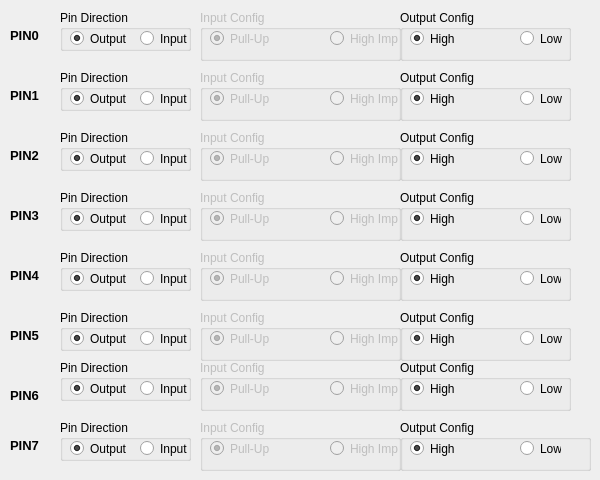
   <widget class="QWidget" name="PORTB_TAB">
    <attribute name="title">
     <string>PORTB</string>
    </attribute>
    <widget class="QGroupBox" name="DDRB0">
     <property name="geometry">
      <rect>
       <x>60</x>
       <y>10</y>
       <width>131</width>
       <height>41</height>
      </rect>
     </property>
     <property name="title">
      <string>Pin Direction</string>
     </property>
     <widget class="QRadioButton" name="DDRB0_Output">
      <property name="enabled">
       <bool>true</bool>
      </property>
      <property name="geometry">
       <rect>
        <x>10</x>
        <y>20</y>
        <width>82</width>
        <height>17</height>
       </rect>
      </property>
      <property name="text">
       <string>Output</string>
      </property>
      <property name="checked">
       <bool>true</bool>
      </property>
     </widget>
     <widget class="QRadioButton" name="DDRB0_Input">
      <property name="geometry">
       <rect>
        <x>80</x>
        <y>20</y>
        <width>82</width>
        <height>17</height>
       </rect>
      </property>
      <property name="text">
       <string>Input</string>
      </property>
     </widget>
    </widget>
    <widget class="QGroupBox" name="PORTB5">
     <property name="enabled">
      <bool>true</bool>
     </property>
     <property name="geometry">
      <rect>
       <x>400</x>
       <y>310</y>
       <width>171</width>
       <height>51</height>
      </rect>
     </property>
     <property name="title">
      <string>Output Config</string>
     </property>
     <widget class="QRadioButton" name="PORTB5_High">
      <property name="geometry">
       <rect>
        <x>10</x>
        <y>20</y>
        <width>82</width>
        <height>17</height>
       </rect>
      </property>
      <property name="text">
       <string>High</string>
      </property>
      <property name="checked">
       <bool>true</bool>
      </property>
     </widget>
     <widget class="QRadioButton" name="PORTB5_Low">
      <property name="geometry">
       <rect>
        <x>120</x>
        <y>20</y>
        <width>51</width>
        <height>17</height>
       </rect>
      </property>
      <property name="text">
       <string>Low</string>
      </property>
     </widget>
    </widget>
    <widget class="QLabel" name="labelPIN7_B">
     <property name="geometry">
      <rect>
       <x>10</x>
       <y>430</y>
       <width>47</width>
       <height>31</height>
      </rect>
     </property>
     <property name="font">
      <font>
       <pointsize>10</pointsize>
       <weight>75</weight>
       <bold>true</bold>
      </font>
     </property>
     <property name="text">
      <string>PIN7</string>
     </property>
    </widget>
    <widget class="QGroupBox" name="PORTB4">
     <property name="enabled">
      <bool>true</bool>
     </property>
     <property name="geometry">
      <rect>
       <x>400</x>
       <y>250</y>
       <width>171</width>
       <height>51</height>
      </rect>
     </property>
     <property name="title">
      <string>Output Config</string>
     </property>
     <widget class="QRadioButton" name="PORTB4_High">
      <property name="geometry">
       <rect>
        <x>10</x>
        <y>20</y>
        <width>82</width>
        <height>17</height>
       </rect>
      </property>
      <property name="text">
       <string>High</string>
      </property>
      <property name="checked">
       <bool>true</bool>
      </property>
     </widget>
     <widget class="QRadioButton" name="PORTB4_Low">
      <property name="geometry">
       <rect>
        <x>120</x>
        <y>20</y>
        <width>41</width>
        <height>17</height>
       </rect>
      </property>
      <property name="text">
       <string>Low</string>
      </property>
     </widget>
    </widget>
    <widget class="QGroupBox" name="PINB1">
     <property name="enabled">
      <bool>false</bool>
     </property>
     <property name="geometry">
      <rect>
       <x>200</x>
       <y>70</y>
       <width>201</width>
       <height>51</height>
      </rect>
     </property>
     <property name="title">
      <string>Input Config</string>
     </property>
     <widget class="QRadioButton" name="PINB1_PullUp">
      <property name="geometry">
       <rect>
        <x>10</x>
        <y>20</y>
        <width>82</width>
        <height>17</height>
       </rect>
      </property>
      <property name="text">
       <string>Pull-Up</string>
      </property>
      <property name="checked">
       <bool>true</bool>
      </property>
     </widget>
     <widget class="QRadioButton" name="PINB1_HighImp">
      <property name="geometry">
       <rect>
        <x>130</x>
        <y>20</y>
        <width>82</width>
        <height>17</height>
       </rect>
      </property>
      <property name="text">
       <string>High Imp</string>
      </property>
     </widget>
    </widget>
    <widget class="QGroupBox" name="DDRB2">
     <property name="geometry">
      <rect>
       <x>60</x>
       <y>130</y>
       <width>131</width>
       <height>41</height>
      </rect>
     </property>
     <property name="title">
      <string>Pin Direction</string>
     </property>
     <widget class="QRadioButton" name="DDRB2_Output">
      <property name="enabled">
       <bool>true</bool>
      </property>
      <property name="geometry">
       <rect>
        <x>10</x>
        <y>20</y>
        <width>82</width>
        <height>17</height>
       </rect>
      </property>
      <property name="text">
       <string>Output</string>
      </property>
      <property name="checked">
       <bool>true</bool>
      </property>
     </widget>
     <widget class="QRadioButton" name="DDRB2_Input">
      <property name="geometry">
       <rect>
        <x>80</x>
        <y>20</y>
        <width>82</width>
        <height>17</height>
       </rect>
      </property>
      <property name="text">
       <string>Input</string>
      </property>
     </widget>
    </widget>
    <widget class="QGroupBox" name="PINB7">
     <property name="enabled">
      <bool>false</bool>
     </property>
     <property name="geometry">
      <rect>
       <x>200</x>
       <y>420</y>
       <width>201</width>
       <height>51</height>
      </rect>
     </property>
     <property name="title">
      <string>Input Config</string>
     </property>
     <widget class="QRadioButton" name="PINB7_PullUp">
      <property name="geometry">
       <rect>
        <x>10</x>
        <y>20</y>
        <width>82</width>
        <height>17</height>
       </rect>
      </property>
      <property name="text">
       <string>Pull-Up</string>
      </property>
      <property name="checked">
       <bool>true</bool>
      </property>
     </widget>
     <widget class="QRadioButton" name="PINB7_HighImp">
      <property name="geometry">
       <rect>
        <x>130</x>
        <y>20</y>
        <width>82</width>
        <height>17</height>
       </rect>
      </property>
      <property name="text">
       <string>High Imp</string>
      </property>
     </widget>
    </widget>
    <widget class="QGroupBox" name="PINB2">
     <property name="enabled">
      <bool>false</bool>
     </property>
     <property name="geometry">
      <rect>
       <x>200</x>
       <y>130</y>
       <width>201</width>
       <height>51</height>
      </rect>
     </property>
     <property name="title">
      <string>Input Config</string>
     </property>
     <widget class="QRadioButton" name="PINB2_PullUp">
      <property name="geometry">
       <rect>
        <x>10</x>
        <y>20</y>
        <width>82</width>
        <height>17</height>
       </rect>
      </property>
      <property name="text">
       <string>Pull-Up</string>
      </property>
      <property name="checked">
       <bool>true</bool>
      </property>
     </widget>
     <widget class="QRadioButton" name="PINB2_HighImp">
      <property name="geometry">
       <rect>
        <x>130</x>
        <y>20</y>
        <width>82</width>
        <height>17</height>
       </rect>
      </property>
      <property name="text">
       <string>High Imp</string>
      </property>
     </widget>
    </widget>
    <widget class="QLabel" name="labelPIN3_B">
     <property name="geometry">
      <rect>
       <x>10</x>
       <y>200</y>
       <width>47</width>
       <height>31</height>
      </rect>
     </property>
     <property name="font">
      <font>
       <pointsize>10</pointsize>
       <weight>75</weight>
       <bold>true</bold>
      </font>
     </property>
     <property name="text">
      <string>PIN3</string>
     </property>
    </widget>
    <widget class="QLabel" name="labelPIN5_B">
     <property name="geometry">
      <rect>
       <x>10</x>
       <y>320</y>
       <width>47</width>
       <height>31</height>
      </rect>
     </property>
     <property name="font">
      <font>
       <pointsize>10</pointsize>
       <weight>75</weight>
       <bold>true</bold>
      </font>
     </property>
     <property name="text">
      <string>PIN5</string>
     </property>
    </widget>
    <widget class="QGroupBox" name="DDRB3">
     <property name="geometry">
      <rect>
       <x>60</x>
       <y>190</y>
       <width>131</width>
       <height>41</height>
      </rect>
     </property>
     <property name="title">
      <string>Pin Direction</string>
     </property>
     <widget class="QRadioButton" name="DDRB3_Output">
      <property name="enabled">
       <bool>true</bool>
      </property>
      <property name="geometry">
       <rect>
        <x>10</x>
        <y>20</y>
        <width>82</width>
        <height>17</height>
       </rect>
      </property>
      <property name="text">
       <string>Output</string>
      </property>
      <property name="checked">
       <bool>true</bool>
      </property>
     </widget>
     <widget class="QRadioButton" name="DDRB3_Input">
      <property name="geometry">
       <rect>
        <x>80</x>
        <y>20</y>
        <width>82</width>
        <height>17</height>
       </rect>
      </property>
      <property name="text">
       <string>Input</string>
      </property>
     </widget>
    </widget>
    <widget class="QGroupBox" name="PINB3">
     <property name="enabled">
      <bool>false</bool>
     </property>
     <property name="geometry">
      <rect>
       <x>200</x>
       <y>190</y>
       <width>201</width>
       <height>51</height>
      </rect>
     </property>
     <property name="title">
      <string>Input Config</string>
     </property>
     <widget class="QRadioButton" name="PINB3_PullUp">
      <property name="geometry">
       <rect>
        <x>10</x>
        <y>20</y>
        <width>82</width>
        <height>17</height>
       </rect>
      </property>
      <property name="text">
       <string>Pull-Up</string>
      </property>
      <property name="checked">
       <bool>true</bool>
      </property>
     </widget>
     <widget class="QRadioButton" name="PINB3_HighImp">
      <property name="geometry">
       <rect>
        <x>130</x>
        <y>20</y>
        <width>82</width>
        <height>17</height>
       </rect>
      </property>
      <property name="text">
       <string>High Imp</string>
      </property>
     </widget>
    </widget>
    <widget class="QGroupBox" name="PORTB7">
     <property name="enabled">
      <bool>true</bool>
     </property>
     <property name="geometry">
      <rect>
       <x>400</x>
       <y>420</y>
       <width>191</width>
       <height>51</height>
      </rect>
     </property>
     <property name="title">
      <string>Output Config</string>
     </property>
     <widget class="QRadioButton" name="PORTB7_High">
      <property name="geometry">
       <rect>
        <x>10</x>
        <y>20</y>
        <width>82</width>
        <height>17</height>
       </rect>
      </property>
      <property name="text">
       <string>High</string>
      </property>
      <property name="checked">
       <bool>true</bool>
      </property>
     </widget>
     <widget class="QRadioButton" name="PORTB7_Low">
      <property name="geometry">
       <rect>
        <x>120</x>
        <y>20</y>
        <width>41</width>
        <height>17</height>
       </rect>
      </property>
      <property name="text">
       <string>Low</string>
      </property>
     </widget>
    </widget>
    <widget class="QLabel" name="labelPIN1_B">
     <property name="geometry">
      <rect>
       <x>10</x>
       <y>80</y>
       <width>47</width>
       <height>31</height>
      </rect>
     </property>
     <property name="font">
      <font>
       <pointsize>10</pointsize>
       <weight>75</weight>
       <bold>true</bold>
      </font>
     </property>
     <property name="text">
      <string>PIN1</string>
     </property>
    </widget>
    <widget class="QGroupBox" name="PORTB3">
     <property name="enabled">
      <bool>true</bool>
     </property>
     <property name="geometry">
      <rect>
       <x>400</x>
       <y>190</y>
       <width>171</width>
       <height>51</height>
      </rect>
     </property>
     <property name="title">
      <string>Output Config</string>
     </property>
     <widget class="QRadioButton" name="PORTB3_High">
      <property name="geometry">
       <rect>
        <x>10</x>
        <y>20</y>
        <width>82</width>
        <height>17</height>
       </rect>
      </property>
      <property name="text">
       <string>High</string>
      </property>
      <property name="checked">
       <bool>true</bool>
      </property>
     </widget>
     <widget class="QRadioButton" name="PORTB3_Low">
      <property name="geometry">
       <rect>
        <x>120</x>
        <y>20</y>
        <width>41</width>
        <height>17</height>
       </rect>
      </property>
      <property name="text">
       <string>Low</string>
      </property>
     </widget>
    </widget>
    <widget class="QLabel" name="labelPIN0_B">
     <property name="geometry">
      <rect>
       <x>10</x>
       <y>20</y>
       <width>47</width>
       <height>31</height>
      </rect>
     </property>
     <property name="font">
      <font>
       <pointsize>10</pointsize>
       <weight>75</weight>
       <bold>true</bold>
      </font>
     </property>
     <property name="text">
      <string>PIN0</string>
     </property>
    </widget>
    <widget class="QGroupBox" name="PINB0">
     <property name="enabled">
      <bool>false</bool>
     </property>
     <property name="geometry">
      <rect>
       <x>200</x>
       <y>10</y>
       <width>201</width>
       <height>51</height>
      </rect>
     </property>
     <property name="title">
      <string>Input Config</string>
     </property>
     <widget class="QRadioButton" name="PINB0_PullUp">
      <property name="geometry">
       <rect>
        <x>10</x>
        <y>20</y>
        <width>82</width>
        <height>17</height>
       </rect>
      </property>
      <property name="text">
       <string>Pull-Up</string>
      </property>
      <property name="checked">
       <bool>true</bool>
      </property>
     </widget>
     <widget class="QRadioButton" name="PINB0_HighImp">
      <property name="geometry">
       <rect>
        <x>130</x>
        <y>20</y>
        <width>82</width>
        <height>17</height>
       </rect>
      </property>
      <property name="text">
       <string>High Imp</string>
      </property>
     </widget>
    </widget>
    <widget class="QGroupBox" name="PINB6">
     <property name="enabled">
      <bool>false</bool>
     </property>
     <property name="geometry">
      <rect>
       <x>200</x>
       <y>360</y>
       <width>201</width>
       <height>51</height>
      </rect>
     </property>
     <property name="title">
      <string>Input Config</string>
     </property>
     <widget class="QRadioButton" name="PINB6_PullUp">
      <property name="geometry">
       <rect>
        <x>10</x>
        <y>20</y>
        <width>82</width>
        <height>17</height>
       </rect>
      </property>
      <property name="text">
       <string>Pull-Up</string>
      </property>
      <property name="checked">
       <bool>true</bool>
      </property>
     </widget>
     <widget class="QRadioButton" name="PINB6_HighImp">
      <property name="geometry">
       <rect>
        <x>130</x>
        <y>20</y>
        <width>82</width>
        <height>17</height>
       </rect>
      </property>
      <property name="text">
       <string>High Imp</string>
      </property>
     </widget>
    </widget>
    <widget class="QGroupBox" name="PORTB6">
     <property name="enabled">
      <bool>true</bool>
     </property>
     <property name="geometry">
      <rect>
       <x>400</x>
       <y>360</y>
       <width>171</width>
       <height>51</height>
      </rect>
     </property>
     <property name="title">
      <string>Output Config</string>
     </property>
     <widget class="QRadioButton" name="PORTB6_High">
      <property name="geometry">
       <rect>
        <x>10</x>
        <y>20</y>
        <width>82</width>
        <height>17</height>
       </rect>
      </property>
      <property name="text">
       <string>High</string>
      </property>
      <property name="checked">
       <bool>true</bool>
      </property>
     </widget>
     <widget class="QRadioButton" name="PORTB6_Low">
      <property name="geometry">
       <rect>
        <x>120</x>
        <y>20</y>
        <width>51</width>
        <height>17</height>
       </rect>
      </property>
      <property name="text">
       <string>Low</string>
      </property>
     </widget>
    </widget>
    <widget class="QGroupBox" name="DDRB7">
     <property name="geometry">
      <rect>
       <x>60</x>
       <y>420</y>
       <width>131</width>
       <height>41</height>
      </rect>
     </property>
     <property name="title">
      <string>Pin Direction</string>
     </property>
     <widget class="QRadioButton" name="DDRB7_Output">
      <property name="enabled">
       <bool>true</bool>
      </property>
      <property name="geometry">
       <rect>
        <x>10</x>
        <y>20</y>
        <width>82</width>
        <height>17</height>
       </rect>
      </property>
      <property name="text">
       <string>Output</string>
      </property>
      <property name="checked">
       <bool>true</bool>
      </property>
     </widget>
     <widget class="QRadioButton" name="DDRB7_Input">
      <property name="geometry">
       <rect>
        <x>80</x>
        <y>20</y>
        <width>82</width>
        <height>17</height>
       </rect>
      </property>
      <property name="text">
       <string>Input</string>
      </property>
     </widget>
    </widget>
    <widget class="QGroupBox" name="DDRB5">
     <property name="geometry">
      <rect>
       <x>60</x>
       <y>310</y>
       <width>131</width>
       <height>41</height>
      </rect>
     </property>
     <property name="title">
      <string>Pin Direction</string>
     </property>
     <widget class="QRadioButton" name="DDRB5_Output">
      <property name="enabled">
       <bool>true</bool>
      </property>
      <property name="geometry">
       <rect>
        <x>10</x>
        <y>20</y>
        <width>82</width>
        <height>17</height>
       </rect>
      </property>
      <property name="text">
       <string>Output</string>
      </property>
      <property name="checked">
       <bool>true</bool>
      </property>
     </widget>
     <widget class="QRadioButton" name="DDRB5_Input">
      <property name="geometry">
       <rect>
        <x>80</x>
        <y>20</y>
        <width>82</width>
        <height>17</height>
       </rect>
      </property>
      <property name="text">
       <string>Input</string>
      </property>
     </widget>
    </widget>
    <widget class="QGroupBox" name="PORTB1">
     <property name="enabled">
      <bool>true</bool>
     </property>
     <property name="geometry">
      <rect>
       <x>400</x>
       <y>70</y>
       <width>171</width>
       <height>51</height>
      </rect>
     </property>
     <property name="title">
      <string>Output Config</string>
     </property>
     <widget class="QRadioButton" name="PORTB1_High">
      <property name="geometry">
       <rect>
        <x>10</x>
        <y>20</y>
        <width>82</width>
        <height>17</height>
       </rect>
      </property>
      <property name="text">
       <string>High</string>
      </property>
      <property name="checked">
       <bool>true</bool>
      </property>
     </widget>
     <widget class="QRadioButton" name="PORTB1_Low">
      <property name="geometry">
       <rect>
        <x>120</x>
        <y>20</y>
        <width>51</width>
        <height>17</height>
       </rect>
      </property>
      <property name="text">
       <string>Low</string>
      </property>
     </widget>
    </widget>
    <widget class="QGroupBox" name="PINB5">
     <property name="enabled">
      <bool>false</bool>
     </property>
     <property name="geometry">
      <rect>
       <x>200</x>
       <y>310</y>
       <width>201</width>
       <height>51</height>
      </rect>
     </property>
     <property name="title">
      <string>Input Config</string>
     </property>
     <widget class="QRadioButton" name="PINB5_PullUp">
      <property name="geometry">
       <rect>
        <x>10</x>
        <y>20</y>
        <width>82</width>
        <height>17</height>
       </rect>
      </property>
      <property name="text">
       <string>Pull-Up</string>
      </property>
      <property name="checked">
       <bool>true</bool>
      </property>
     </widget>
     <widget class="QRadioButton" name="PINB5_HighImp">
      <property name="geometry">
       <rect>
        <x>130</x>
        <y>20</y>
        <width>82</width>
        <height>17</height>
       </rect>
      </property>
      <property name="text">
       <string>High Imp</string>
      </property>
     </widget>
    </widget>
    <widget class="QLabel" name="labelPIN6_B">
     <property name="geometry">
      <rect>
       <x>10</x>
       <y>380</y>
       <width>47</width>
       <height>31</height>
      </rect>
     </property>
     <property name="font">
      <font>
       <pointsize>10</pointsize>
       <weight>75</weight>
       <bold>true</bold>
      </font>
     </property>
     <property name="text">
      <string>PIN6</string>
     </property>
    </widget>
    <widget class="QLabel" name="labelPIN4_B">
     <property name="geometry">
      <rect>
       <x>10</x>
       <y>260</y>
       <width>47</width>
       <height>31</height>
      </rect>
     </property>
     <property name="font">
      <font>
       <pointsize>10</pointsize>
       <weight>75</weight>
       <bold>true</bold>
      </font>
     </property>
     <property name="text">
      <string>PIN4</string>
     </property>
    </widget>
    <widget class="QGroupBox" name="PORTB2">
     <property name="enabled">
      <bool>true</bool>
     </property>
     <property name="geometry">
      <rect>
       <x>400</x>
       <y>130</y>
       <width>171</width>
       <height>51</height>
      </rect>
     </property>
     <property name="title">
      <string>Output Config</string>
     </property>
     <widget class="QRadioButton" name="PORTB2_High">
      <property name="geometry">
       <rect>
        <x>10</x>
        <y>20</y>
        <width>82</width>
        <height>17</height>
       </rect>
      </property>
      <property name="text">
       <string>High</string>
      </property>
      <property name="checked">
       <bool>true</bool>
      </property>
     </widget>
     <widget class="QRadioButton" name="PORTB2_Low">
      <property name="geometry">
       <rect>
        <x>120</x>
        <y>20</y>
        <width>51</width>
        <height>17</height>
       </rect>
      </property>
      <property name="text">
       <string>Low</string>
      </property>
     </widget>
    </widget>
    <widget class="QGroupBox" name="PORTB0">
     <property name="enabled">
      <bool>true</bool>
     </property>
     <property name="geometry">
      <rect>
       <x>400</x>
       <y>10</y>
       <width>171</width>
       <height>51</height>
      </rect>
     </property>
     <property name="title">
      <string>Output Config</string>
     </property>
     <widget class="QRadioButton" name="PORTB0_High">
      <property name="geometry">
       <rect>
        <x>10</x>
        <y>20</y>
        <width>82</width>
        <height>17</height>
       </rect>
      </property>
      <property name="text">
       <string>High</string>
      </property>
      <property name="checked">
       <bool>true</bool>
      </property>
     </widget>
     <widget class="QRadioButton" name="PORTB0_Low">
      <property name="geometry">
       <rect>
        <x>120</x>
        <y>20</y>
        <width>51</width>
        <height>17</height>
       </rect>
      </property>
      <property name="text">
       <string>Low</string>
      </property>
     </widget>
    </widget>
    <widget class="QLabel" name="labelPIN2_B">
     <property name="geometry">
      <rect>
       <x>10</x>
       <y>140</y>
       <width>47</width>
       <height>31</height>
      </rect>
     </property>
     <property name="font">
      <font>
       <pointsize>10</pointsize>
       <weight>75</weight>
       <bold>true</bold>
      </font>
     </property>
     <property name="text">
      <string>PIN2</string>
     </property>
    </widget>
    <widget class="QGroupBox" name="DDRB4">
     <property name="geometry">
      <rect>
       <x>60</x>
       <y>250</y>
       <width>131</width>
       <height>41</height>
      </rect>
     </property>
     <property name="title">
      <string>Pin Direction</string>
     </property>
     <widget class="QRadioButton" name="DDRB4_Output">
      <property name="enabled">
       <bool>true</bool>
      </property>
      <property name="geometry">
       <rect>
        <x>10</x>
        <y>20</y>
        <width>82</width>
        <height>17</height>
       </rect>
      </property>
      <property name="text">
       <string>Output</string>
      </property>
      <property name="checked">
       <bool>true</bool>
      </property>
     </widget>
     <widget class="QRadioButton" name="DDRB4_Input">
      <property name="geometry">
       <rect>
        <x>80</x>
        <y>20</y>
        <width>82</width>
        <height>17</height>
       </rect>
      </property>
      <property name="text">
       <string>Input</string>
      </property>
     </widget>
    </widget>
    <widget class="QGroupBox" name="DDRB1">
     <property name="geometry">
      <rect>
       <x>60</x>
       <y>70</y>
       <width>131</width>
       <height>41</height>
      </rect>
     </property>
     <property name="title">
      <string>Pin Direction</string>
     </property>
     <widget class="QRadioButton" name="DDRB1_Output">
      <property name="enabled">
       <bool>true</bool>
      </property>
      <property name="geometry">
       <rect>
        <x>10</x>
        <y>20</y>
        <width>82</width>
        <height>17</height>
       </rect>
      </property>
      <property name="text">
       <string>Output</string>
      </property>
      <property name="checked">
       <bool>true</bool>
      </property>
     </widget>
     <widget class="QRadioButton" name="DDRB1_Input">
      <property name="geometry">
       <rect>
        <x>80</x>
        <y>20</y>
        <width>82</width>
        <height>17</height>
       </rect>
      </property>
      <property name="text">
       <string>Input</string>
      </property>
     </widget>
    </widget>
    <widget class="QGroupBox" name="PINB4">
     <property name="enabled">
      <bool>false</bool>
     </property>
     <property name="geometry">
      <rect>
       <x>200</x>
       <y>250</y>
       <width>201</width>
       <height>51</height>
      </rect>
     </property>
     <property name="title">
      <string>Input Config</string>
     </property>
     <widget class="QRadioButton" name="PINB4_PullUp">
      <property name="geometry">
       <rect>
        <x>10</x>
        <y>20</y>
        <width>82</width>
        <height>17</height>
       </rect>
      </property>
      <property name="text">
       <string>Pull-Up</string>
      </property>
      <property name="checked">
       <bool>true</bool>
      </property>
     </widget>
     <widget class="QRadioButton" name="PINB4_HighImp">
      <property name="geometry">
       <rect>
        <x>130</x>
        <y>20</y>
        <width>82</width>
        <height>17</height>
       </rect>
      </property>
      <property name="text">
       <string>High Imp</string>
      </property>
     </widget>
    </widget>
    <widget class="QGroupBox" name="DDRB6">
     <property name="geometry">
      <rect>
       <x>60</x>
       <y>360</y>
       <width>131</width>
       <height>41</height>
      </rect>
     </property>
     <property name="title">
      <string>Pin Direction</string>
     </property>
     <widget class="QRadioButton" name="DDRB6_Output">
      <property name="enabled">
       <bool>true</bool>
      </property>
      <property name="geometry">
       <rect>
        <x>10</x>
        <y>20</y>
        <width>82</width>
        <height>17</height>
       </rect>
      </property>
      <property name="text">
       <string>Output</string>
      </property>
      <property name="checked">
       <bool>true</bool>
      </property>
     </widget>
     <widget class="QRadioButton" name="DDRB6_Input">
      <property name="geometry">
       <rect>
        <x>80</x>
        <y>20</y>
        <width>82</width>
        <height>17</height>
       </rect>
      </property>
      <property name="text">
       <string>Input</string>
      </property>
     </widget>
    </widget>
   </widget>
